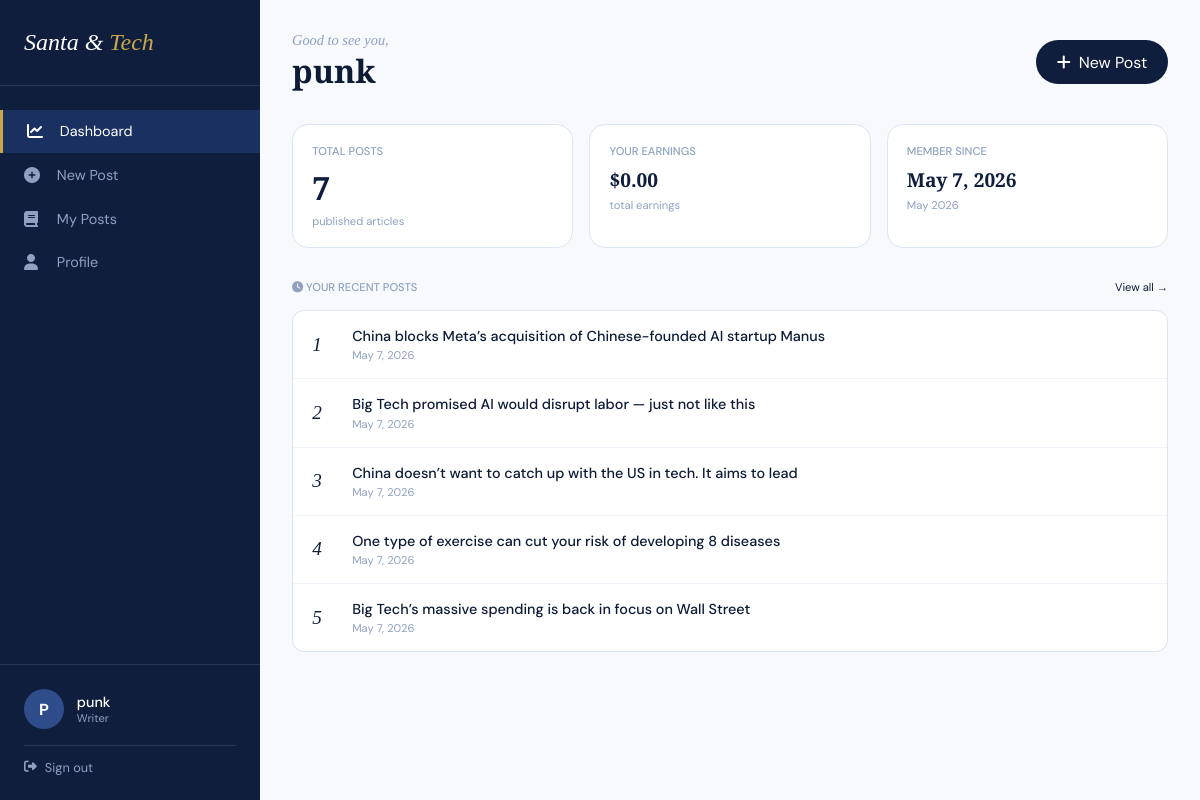
Before: /dashboard/ (signed in) with the older database file.
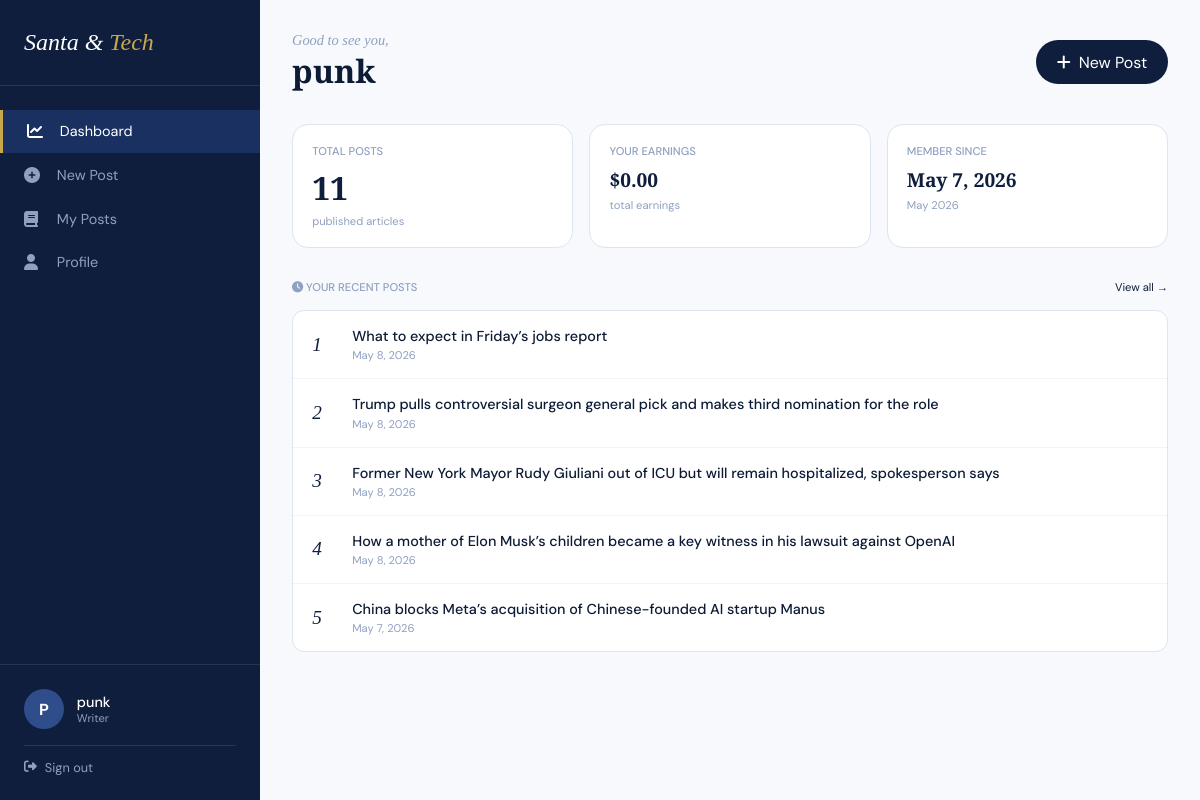
After: the same page with the newer database file.
### blogs/models.py (models this page shows, shortened)
class User(AbstractBaseUser, PermissionsMixin):
    class UserType(models.TextChoices):
        READER = 'reader', 'Reader'
        AUTHOR = 'author', 'Author'
        ADMIN = 'admin', 'Admin'
    id = models.AutoField(primary_key=True)
    username = models.CharField(max_length=150, unique=True)
    email = models.EmailField(unique=True)
    earnings = models.DecimalField(max_digits=10, decimal_places=2, default=0.00)
    userType = models.CharField(
        max_length=10,
        choices=UserType.choices,
        default=UserType.READER
    )
    is_staff = models.BooleanField(default=False)
    is_active = models.BooleanField(default=True)
    date_joined = models.DateTimeField(auto_now_add=True)
    updated_at = models.DateTimeField(auto_now=True)
    profile_picture = CloudinaryField('profile_picture', blank=True, null=True)
    objects = CustomUserManager()
    USERNAME_FIELD = 'email'
    REQUIRED_FIELDS = ['username']

class Post(models.Model):
    class Category(models.TextChoices):
        NEWS = 'news', 'News'
        EDUCATION = 'education', 'Education'
        MAKEMONEY = 'makemoney', 'Makemoney'
        DIGITAL = 'digital', 'Digital'
        TECHNOLOGY = 'technology', 'Technology'
    title = models.CharField(max_length=200)
    content = models.TextField()
    image = CloudinaryField('image', blank=True, null=True)
    created_at = models.DateTimeField(auto_now_add=True)
    author = models.ForeignKey(User, on_delete=models.CASCADE)
    views = models.PositiveIntegerField(default=0)
    slug = models.SlugField(max_length=200, unique=True)
    category = models.CharField(
        max_length=15,
        choices=Category.choices,
        default=Category.TECHNOLOGY
    )

### blogs/views.py (the view)
# urls.py: path('dashboard/', views.dashboard_view, name='dashboard'),
@login_required(login_url='login')
def dashboard_view(request):
    posts = Post.objects.filter(author=request.user).order_by('-created_at')
    return render(request, 'dashboard/index.html', {'posts': posts})

### blogs/templates/dashboard/index.html (shortened to what this page needs)
<!DOCTYPE html>
<html lang="en">
<head>
    <link rel="stylesheet" href="https://cdnjs.cloudflare.com/ajax/libs/font-awesome/6.5.1/css/all.min.css">
</head>
<body>
<div class="layout">
    <aside id="sidebar">
        <a href="/" class="brand">Santa & <span>Tech</span></a>
        <ul class="sidebar-nav">
            <li><a href="#" class="active"><i class="fas fa-chart-line"></i> Dashboard</a></li>
            <li><a href="{% url 'create_post' %}"><i class="fas fa-plus-circle"></i> New Post</a></li>
            <li><a href="{% url 'my_post' %}"><i class="fas fa-book"></i> My Posts</a></li>
            <li><a href="{% url 'profile' %}"><i class="fas fa-user"></i> Profile</a></li>
        </ul>
        <div class="sidebar-bottom">
            <div class="user-info">
                <div class="user-avatar">{{ request.user.username|slice:":1"|upper }}</div>
                <div class="user-details">
                    <div class="user-name">{{ request.user.username }}</div>
                    <div class="user-role">Writer</div>
                </div>
            </div>
            <a href="{% url 'logout' %}" class="logout-link">
                <i class="fas fa-sign-out-alt"></i> Sign out
            </a>
        </div>
    </aside>
    <main>
        <div class="page-header">
            <div>
                <p class="greeting">Good to see you,</p>
                <h1 class="page-title">{{ request.user.username }}</h1>
            </div>
            <a href="{% url 'create_post' %}" class="btn-new">
                <i class="fas fa-plus"></i> New Post
            </a>
        </div>
        <div class="stats-row">
            <div class="stat-card">
                <div class="stat-label">Total Posts</div>
                <div class="stat-value">{{ posts|length }}</div>
                <div class="stat-sub">published articles</div>
            </div>
            <div class="stat-card">
                <div class="stat-label">Your Earnings</div>
                <div class="stat-value" style="font-size:1.2rem;">
                    ${{ request.user.earnings|floatformat:2 }}
                </div>
                <div class="stat-sub">total earnings</div>
            </div>
            <div class="stat-card">
                <div class="stat-label">Member Since</div>
                <div class="stat-value" style="font-size:1.2rem;">{{ request.user.date_joined|date:"M j, Y" }}</div>
                <div class="stat-sub">{{ request.user.date_joined|date:"F Y" }}</div>
            </div>
        </div>
        <div class="section-header">
            <span class="section-title"><i class="fas fa-clock"></i> Your Recent Posts</span>
            <a href="{% url 'my_post' %}" class="view-all">View all →</a>
        </div>
        {% if posts %}
        <div class="posts-list">
            {% for post in posts|slice:":5" %}
            <div class="post-row">
                <span class="post-index">{{ forloop.counter }}</span>
                <div class="post-info">
                    <div class="post-title-text">{{ post.title }}</div>
                    <div class="post-date">{{ post.created_at|date:"F j, Y" }}</div>
                </div>
            </div>
            {% endfor %}
        </div>
        {% endif %}
    </main>
</div>
</body>
</html>

### blogs/templates/dashboard/index.html (style rules this page uses)
*, *::before, *::after { margin: 0; padding: 0; box-sizing: border-box; }
:root { --navy: #0f1e3c; --navy-mid: #1a3060; --navy-light: #243d72; --navy-soft: #2e4d8a; --navy-pale: #dce6f5; --navy-ghost: #eef2fb; --gold: #c9a84c; --ink: #0d1b36; --ink-mid: #2c3e6b; --ink-soft: #5a6e9c; --ink-muted: #8fa0c0; --paper: #f7f9fc; --paper-warm: #f0f4fa; --paper-mid: #dce5f0; --white: #ffffff; --serif: 'Playfair Display', Georgia, serif; --sans: 'DM Sans', system-ui, sans-serif; }
body { background: var(--paper); color: var(--ink); font-family: var(--sans); font-weight: 400; min-height: 100vh; }
.layout { display: flex; min-height: 100vh; }
aside { width: 260px; background: var(--navy); position: fixed; height: 100vh; overflow-y: auto; transition: transform 0.3s ease; z-index: 100; }
.brand { font-family: var(--serif); font-style: italic; font-size: 1.5rem; color: var(--white); padding: 1.8rem 1.5rem; display: block; text-decoration: none; border-bottom: 1px solid rgba(255,255,255,0.1); }
.brand span { color: var(--gold); }
.sidebar-nav { list-style: none; padding: 1.5rem 0; }
.sidebar-nav li a { display: flex; align-items: center; gap: 0.8rem; padding: 0.8rem 1.5rem; color: var(--ink-muted); text-decoration: none; transition: all 0.2s; font-size: 0.9rem; }
.sidebar-nav li a:hover, .sidebar-nav li a.active { background: var(--navy-mid); color: var(--white); border-left: 3px solid var(--gold); }
.sidebar-nav li a i { width: 20px; font-size: 1rem; }
.sidebar-bottom { padding: 1.5rem; border-top: 1px solid rgba(255,255,255,0.1); position: absolute; bottom: 0; width: 100%; }
.user-info { display: flex; align-items: center; gap: 0.8rem; margin-bottom: 1rem; }
.user-avatar { width: 40px; height: 40px; background: var(--navy-soft); border-radius: 50%; display: flex; align-items: center; justify-content: center; color: var(--white); font-weight: bold; }
.user-details { flex: 1; }
.user-name { color: var(--white); font-weight: 500; font-size: 0.9rem; }
.user-role { color: var(--ink-muted); font-size: 0.7rem; }
.logout-link { display: flex; align-items: center; gap: 0.5rem; color: var(--ink-muted); text-decoration: none; font-size: 0.8rem; padding-top: 0.8rem; border-top: 1px solid rgba(255,255,255,0.1); }
main { flex: 1; margin-left: 260px; padding: 2rem; max-width: calc(100% - 260px); }
.page-header { display: flex; justify-content: space-between; align-items: center; margin-bottom: 2rem; flex-wrap: wrap; gap: 1rem; }
.greeting { font-family: var(--serif); font-size: 0.9rem; font-style: italic; color: var(--ink-muted); }
.page-title { font-family: var(--serif); font-size: 2rem; font-weight: 700; color: var(--ink); }
.btn-new { background: var(--navy); color: var(--white); padding: 0.7rem 1.3rem; border-radius: 40px; text-decoration: none; display: inline-flex; align-items: center; gap: 0.5rem; transition: background 0.2s; }
.stats-row { display: grid; grid-template-columns: repeat(3, 1fr); gap: 1rem; margin-bottom: 2rem; }
.stat-card { background: var(--white); border: 1px solid var(--paper-mid); border-radius: 16px; padding: 1.2rem; transition: transform 0.2s; }
.stat-label { font-size: 0.7rem; font-weight: 500; text-transform: uppercase; color: var(--ink-muted); margin-bottom: 0.5rem; }
.stat-value { font-family: var(--serif); font-size: 2rem; font-weight: 700; color: var(--navy); }
.stat-sub { font-size: 0.7rem; color: var(--ink-muted); margin-top: 0.3rem; }
.section-header { display: flex; justify-content: space-between; align-items: center; margin-bottom: 1rem; }
.section-title { font-size: 0.7rem; font-weight: 500; text-transform: uppercase; color: var(--ink-muted); }
.view-all { font-size: 0.7rem; color: var(--navy); text-decoration: none; }
.posts-list { background: var(--white); border: 1px solid var(--paper-mid); border-radius: 12px; overflow: hidden; }
.post-row { display: flex; align-items: center; gap: 1rem; padding: 1rem 1.2rem; border-bottom: 1px solid var(--paper-warm); transition: background 0.15s; }
.post-row:last-child { border-bottom: none; }
.post-index { font-family: var(--serif); font-style: italic; font-size: 1.2rem; color: var(--paper-deep, #0f1e3c); width: 24px; }
.post-info { flex: 1; }
.post-title-text { font-size: 0.9rem; font-weight: 500; color: var(--ink); }
.post-date { font-size: 0.7rem; color: var(--ink-muted); margin-top: 0.2rem; }

Changed rows visible on the page:
no longer on this page (row edited): Post: title "Big Tech promised AI would disrupt labor — just not like this", created_at "May 7, 2026"
no longer on this page (row unchanged): Post: title "China doesn’t want to catch up with the US in tech. It aims to lead", created_at "May 7, 2026"
no longer on this page (row edited): Post: title "One type of exercise can cut your risk of developing 8 diseases", created_at "May 7, 2026"
no longer on this page (row unchanged): Post: title "Big Tech’s massive spending is back in focus on Wall Street", created_at "May 7, 2026"
added Post: title "What to expect in Friday’s jobs report", created_at "May 8, 2026"
added Post: title "Trump pulls controversial surgeon general pick and makes third nomination for the role", created_at "May 8, 2026"
added Post: title "Former New York Mayor Rudy Giuliani out of ICU but will remain hospitalized, spokesperson says", created_at "May 8, 2026"
added Post: title "How a mother of Elon Musk’s children became a key witness in his lawsuit against OpenAI", created_at "May 8, 2026"
Other visible differences:
{{ posts|length }}: "7" → "11"
